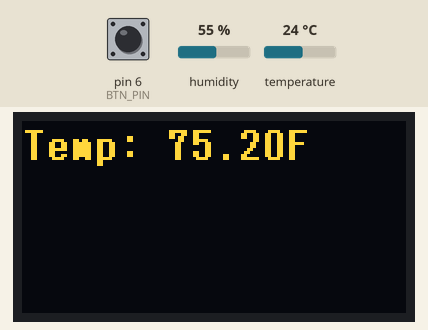
The sketch below on a simulated Arduino Uno, built with avr-gcc and run on an emulated ATmega328P. Shown: 128×64 one-colour display. Inputs (shaded band) come from the test bench; at power-on: pin 6 (BTN_PIN) LOW, temperature 24 °C, humidity 55 %. The OLED is the two-colour kind (top 16 rows yellow).

Above: at 1.2 s.
1.3 s: pin 6 (BTN_PIN) pulled HIGH for 1 s
At 2.6 s:
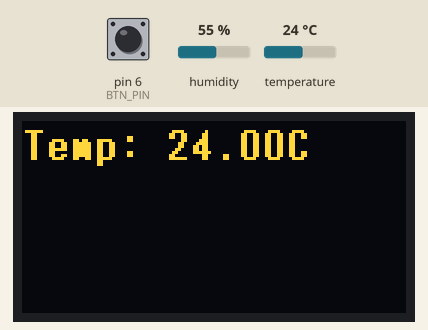
3.8 s: temperature set to 12 °C
At 5.4 s:
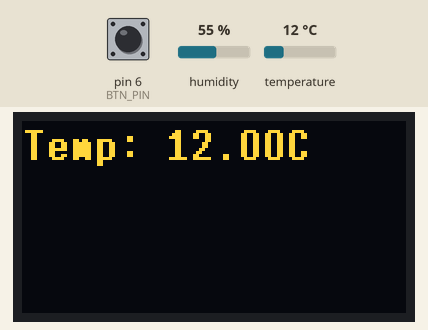
5.8 s: pin 6 (BTN_PIN) pulled HIGH for 0.15 s
At 6.4 s:
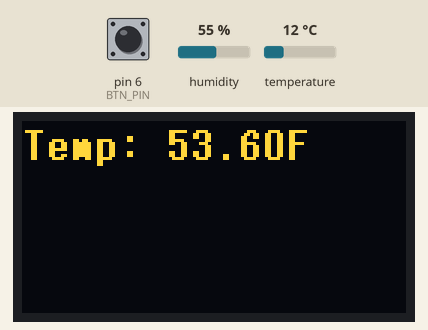
7.4 s: temperature set to 19 °C
At 9.5 s:
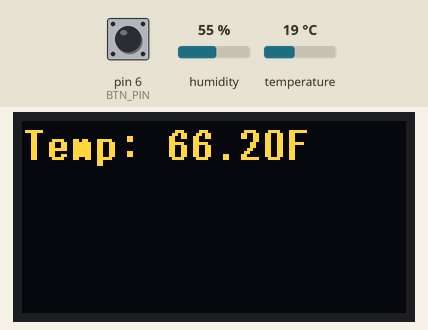
10.0 s: temperature set to 28 °C
At 11.2 s:
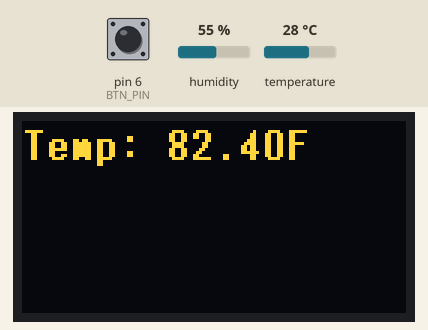
Timing chart, 0 to 13.0 s (numbered marks = the images above; inputs shaded):
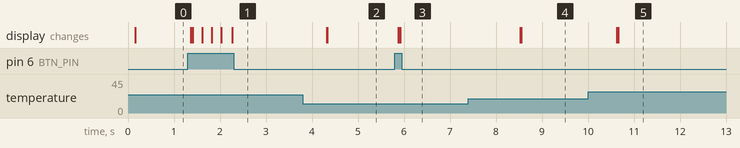

Measured:
- after the input at 1.3 s, the display: first changes after 0.06 s (image 1 shows a later state)
- after the input at 3.8 s, the display: first changes after 0.52 s (image 2 shows a later state)
- after the input at 5.8 s, the display: first changes after 0.08 s (image 3 shows a later state)
- after the input at 7.4 s, the display: first changes after 1.1 s (image 4 shows a later state)
- after the input at 10.0 s, the display: first changes after 0.63 s (image 5 shows a later state)

The sketch:

TemperatureToggle.ino
```cpp
#include <DHT.h>
#include <U8g2lib.h>

#define BTN_PIN 6
#define DHTPIN 3
#define DHTTYPE DHT11   // May need to change to DHT20
DHT dht(DHTPIN, DHTTYPE);

U8X8_SSD1306_128X64_NONAME_HW_I2C u8x8(/* reset=*/ U8X8_PIN_NONE);

bool cel = false;
long current = 0;
bool buttonState = 0;

void setup() {
  dht.begin();
  u8x8.begin();
  u8x8.setPowerSave(0);
  //u8x8.setFlipMode(1);
  u8x8.setFont(u8x8_font_7x14B_1x2_f);

  pinMode(BTN_PIN, INPUT);
}

void loop() {

  if (digitalRead(BTN_PIN)) {
    if (millis() - current > 200) {
      cel = !cel;
      current = millis();
    }
  }

  float temp = dht.readTemperature();
  u8x8.setCursor(0, 0);
  u8x8.print("Temp: ");

  if (cel) {
    u8x8.print(temp);
    u8x8.print("C");
  } else {
    temp = temp * 9 / 5 + 32;
    u8x8.print(temp);
    u8x8.print("F");
  }

  u8x8.refreshDisplay();
}
```
